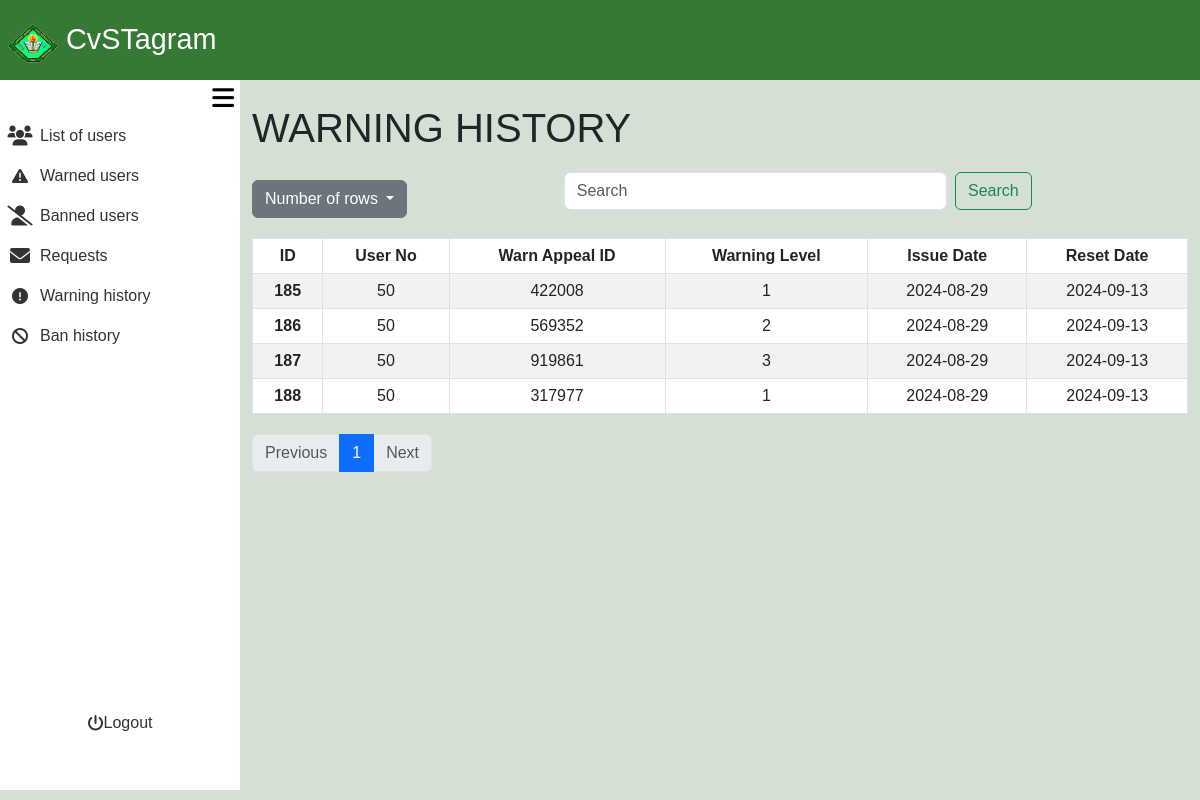
The app's page /admin_area/warned_user.php (signed in), older data.
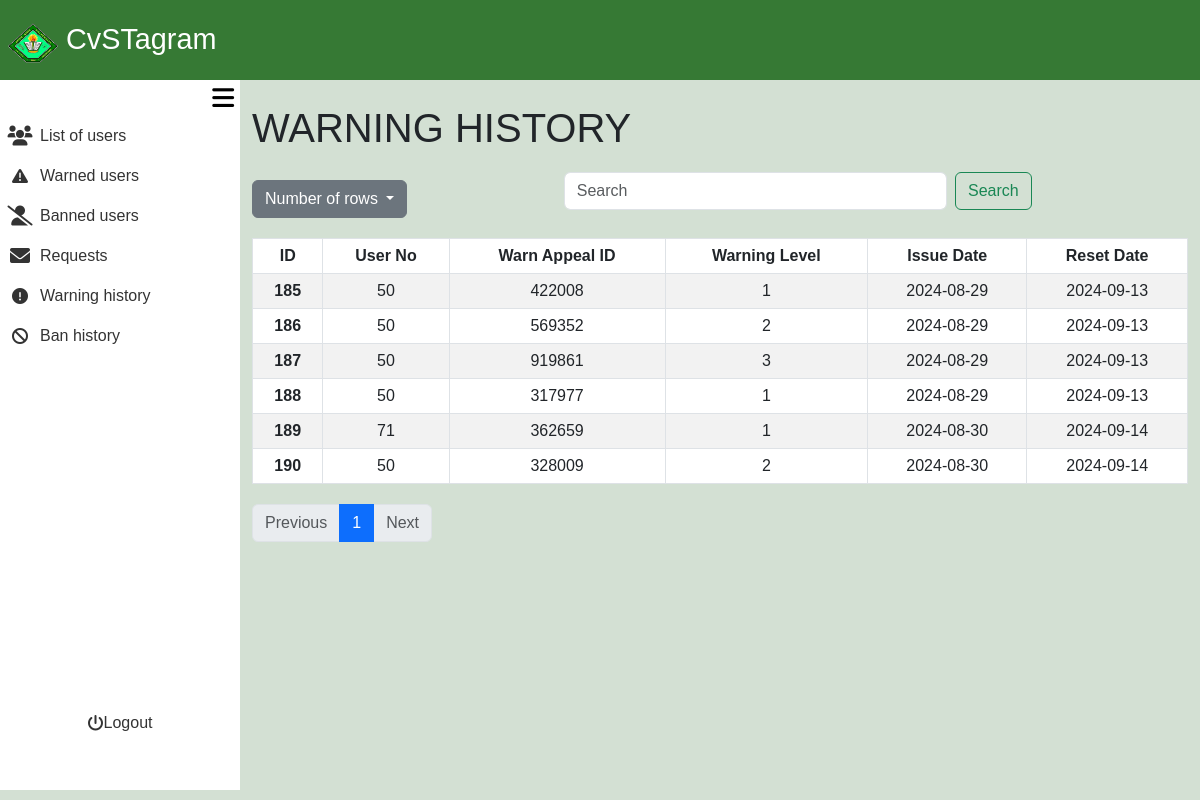
The same page, newer data.
### tables this page shows
CREATE TABLE `user_warnings` (
  `warning_id` int(11) NOT NULL,
  `user_no` int(11) NOT NULL,
  `warn_appeal_id` int(11) NOT NULL,
  `warning_level` int(11) NOT NULL DEFAULT 1,
  `issue_date` date NOT NULL,
  `reset_date` date NOT NULL
);

### admin_area/warned_user.php (the view, shortened to what the changed rows need)
<?php
require_once '../include/connect.php';
require_once '../include/bootsrap.php';
?>
<!DOCTYPE html>
<html lang="en">
<head>
    <link rel="stylesheet" href="admin_dashbaord.css?v=<?php echo time(); ?>">
</head>
<body>
<div class="container-fluid screen">
    <div class="container-fluid contbody">
        <div class="container-fluid content">
<?php
$rows = isset($_GET['rows']) ? intval($_GET['rows']) : 10;
$page = isset($_GET['page']) ? intval($_GET['page']) : 1;
$offset = ($page - 1) * $rows;
$valid_sort_columns = ['warning_id', 'user_no', 'warn_appeal_id', 'warning_level', 'issue_date', 'reset_date'];
$sort_by = isset($_GET['sort_by']) && in_array($_GET['sort_by'], $valid_sort_columns) ? $_GET['sort_by'] : 'warning_id';
$sort_order = isset($_GET['sort_order']) && $_GET['sort_order'] == 'DESC' ? 'DESC' : 'ASC';
$search = isset($_GET['search']) ? $con->real_escape_string($_GET['search']) : '';
$totalResult = $con->query("SELECT COUNT(*) AS total FROM user_warnings WHERE
                            warning_id LIKE '%$search%' OR
                            user_no LIKE '%$search%' OR
                            warn_appeal_id LIKE '%$search%' OR
                            warning_level LIKE '%$search%' OR
                            DATE_FORMAT(issue_date, '%Y-%m-%d') LIKE '%$search%' OR
                            DATE_FORMAT(reset_date, '%Y-%m-%d') LIKE '%$search%'");
$totalRows = $totalResult->fetch_assoc()['total'];
$sql = "SELECT warning_id, user_no, warn_appeal_id, warning_level, issue_date, reset_date
        FROM user_warnings
        WHERE warning_id LIKE '%$search%'
           OR user_no LIKE '%$search%'
           OR warn_appeal_id LIKE '%$search%'
           OR warning_level LIKE '%$search%'
           OR DATE_FORMAT(issue_date, '%Y-%m-%d') LIKE '%$search%'
           OR DATE_FORMAT(reset_date, '%Y-%m-%d') LIKE '%$search%'
        ORDER BY $sort_by $sort_order
        LIMIT $offset, $rows";
$usersResult = $con->query($sql);
$totalPages = ceil($totalRows / $rows);
?>
<div class="container mt-4">
    <h1>WARNING HISTORY</h1>
    <table class="table table-bordered table-striped">
    <thead>
        <tr>
            <th scope="col" class="sortable" onclick="sortTable('warning_id')">
                ID <i class="fa-solid fa-sort-up"></i><i class="fa-solid fa-sort-down"></i>
            </th>
            <th scope="col" class="sortable" onclick="sortTable('user_no')">
                User No <i class="fa-solid fa-sort-up"></i><i class="fa-solid fa-sort-down"></i>
            </th>
            <th scope="col" class="sortable" onclick="sortTable('warn_appeal_id')">
                Warn Appeal ID <i class="fa-solid fa-sort-up"></i><i class="fa-solid fa-sort-down"></i>
            </th>
            <th scope="col" class="sortable" onclick="sortTable('warning_level')">
                Warning Level <i class="fa-solid fa-sort-up"></i><i class="fa-solid fa-sort-down"></i>
            </th>
            <th scope="col" class="sortable" onclick="sortTable('issue_date')">
                Issue Date <i class="fa-solid fa-sort-up"></i><i class="fa-solid fa-sort-down"></i>
            </th>
            <th scope="col" class="sortable" onclick="sortTable('reset_date')">
                Reset Date <i class="fa-solid fa-sort-up"></i><i class="fa-solid fa-sort-down"></i>
            </th>
        </tr>
    </thead>
    <tbody>
            <?php
            if ($usersResult->num_rows > 0) {
                while ($row = $usersResult->fetch_assoc()) {
                    echo "<tr>";
                    echo "<th scope='row'>" . $row['warning_id'] . "</th>";
                    echo "<td>" . $row['user_no'] . "</td>";
                    echo "<td>" . $row['warn_appeal_id'] . "</td>";
                    echo "<td>" . $row['warning_level'] . "</td>";
                    echo "<td>" . $row['issue_date'] . "</td>";
                    echo "<td>" . $row['reset_date'] . "</td>";
                    echo "</tr>";
                }
            } else {
                echo "<tr><td colspan='6'>No warned users found</td></tr>";
            }
            ?>
        </tbody>
</table>
    <nav aria-label="Page navigation">
        <ul class="pagination">
            <?php for ($i = 1; $i <= $totalPages; $i++) : ?>
                <li class="page-item <?= ($page == $i) ? 'active' : ''; ?>">
                    <a class="page-link" href="?rows=<?= $rows; ?>&page=<?= $i; ?>&sort_by=<?= $sort_by; ?>&sort_order=<?= $sort_order; ?>"><?= $i; ?></a>
                </li>
            <?php endfor; ?>
        </ul>
    </nav>
</div>
        </div>
    </div>
</div>
</body>
</html>

Row changes from the older to the newer data that the page shows:
added user_warnings: warning_id "189", user_no "71", warn_appeal "362659", warning_level "1", issue_date "2024-08-30", reset_date "2024-09-14"
added user_warnings: warning_id "190", user_no "50", warn_appeal "328009", warning_level "2", issue_date "2024-08-30", reset_date "2024-09-14"
